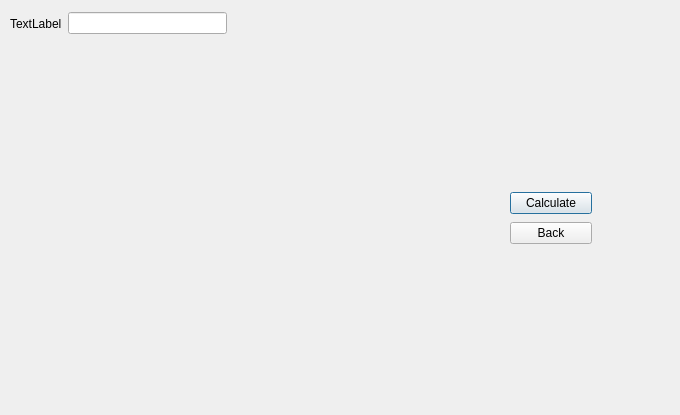
<?xml version="1.0" encoding="UTF-8"?>
<ui version="4.0">
 <class>ParameterInputDialog</class>
 <widget class="QDialog" name="ParameterInputDialog">
  <property name="geometry">
   <rect>
    <x>0</x>
    <y>0</y>
    <width>680</width>
    <height>415</height>
   </rect>
  </property>
  <property name="windowTitle">
   <string>Parameter Input</string>
  </property>
  <widget class="QWidget" name="layoutWidget_7">
   <property name="geometry">
    <rect>
     <x>10</x>
     <y>10</y>
     <width>217</width>
     <height>27</height>
    </rect>
   </property>
   <layout class="QHBoxLayout" name="horizontalLayout">
    <item>
     <widget class="QLabel" name="label">
      <property name="text">
       <string>TextLabel</string>
      </property>
     </widget>
    </item>
    <item>
     <widget class="QLineEdit" name="lineEdit"/>
    </item>
   </layout>
  </widget>
  <widget class="QWidget" name="">
   <property name="geometry">
    <rect>
     <x>510</x>
     <y>190</y>
     <width>82</width>
     <height>58</height>
    </rect>
   </property>
   <layout class="QVBoxLayout" name="verticalLayout">
    <item>
     <widget class="QPushButton" name="calculateButton">
      <property name="text">
       <string>Calculate</string>
      </property>
     </widget>
    </item>
    <item>
     <widget class="QPushButton" name="backButton">
      <property name="text">
       <string>Back</string>
      </property>
     </widget>
    </item>
   </layout>
  </widget>
 </widget>
 <resources/>
 <connections/>
</ui>
